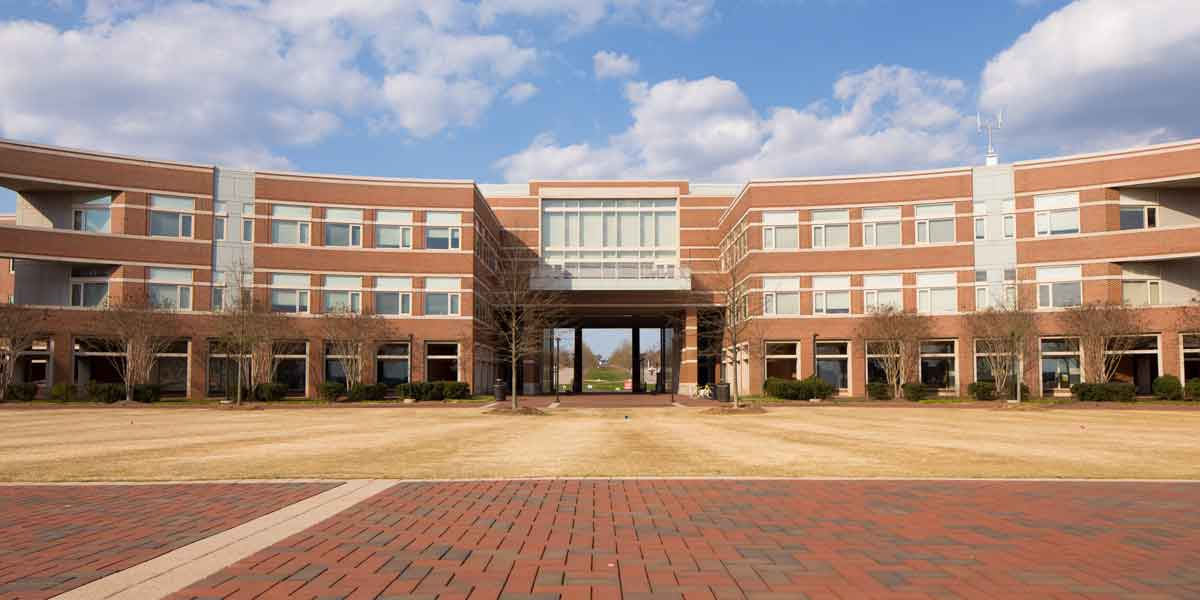
%> input picture ncsu.jpg, 1200 x 600 px
$ octave Extra_Credit_Part.m   (GNU Octave 9; MATLAB toolbox functions it lacks are replaced by stand-ins)
%> lines starting %> are read from the running program, lines starting %| are printed output that depends on the picture; long printed decimals are rounded
%Topics in Data Science Project1
%Project Name:Image Compression via Clustering
%Project Members:
%Kalyan Ghosh(kghosh)
%Bhargav(bmysore)
close all;

clc;
%1.Loading the image(View of the EB):
I=imread('ncsu.jpg');
%> I is the input picture: size 600x1200x3 uint8; mean R, G, B 164.4, 141.4, 130.4
% figure(1),
% imshow(I);
% title('Original Input RGB Image');

%Converting to gray image from RGB:
rgbI=rgb2gray(I);
% figure(2),
% imshow(rgbI);
% title('Gray Image');


%Processinng the image to get the correct dimensions
%Getting the dimension of the gray image:
[M,N]=size(rgbI);
%> M = 600; N = 1200

%Reshaping the image to dimensions M=512,N=2*512:
J=imresize(rgbI,[512,2*512]);
J1=imresize(rgbI,[512,2*512]);
[m,n]=size(J);
%> m = 512; n = 1024


%Selecting a good subset of the image:
p=[100:300];
q=[420:600];

subset=J(p,q,:);
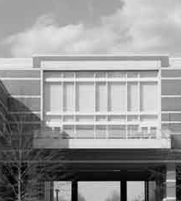
%> subset: size 201x181 uint8; min 0, max 252, mean 150.4
% [5 lines of commented-out code are left out]
hor_dim=2;
ver_dim=2;

%Initializing x_new parameterized matrix:
xnew=zeros(hor_dim*ver_dim,(m*n)/(hor_dim*ver_dim));
[a,b]=size(xnew);
%> a = 4; b = 131072

k=1;
%Looping through the image and storing the patches in rows
%of xnew.Note:Each Row of xnew stores the pixel of a patche and there are
%N number of such patches
for i=1:hor_dim:m
    for j=1:ver_dim:n
        patch=J(i:i+hor_dim-1,j:j+ver_dim-1);
        xnew(:,k)=patch(:);
        k=k+1;
    end
end
%> after the loop, k = 131073

xtranspose=xnew(:);
%disp(length(xtranspose))
%disp(xnew);
%Applying KMeans Clustering on the


    [idx,C]=kmeans(xtranspose,16);
%> C = [124.6; 39.25; 221.6; 179.3; 94.61; 234.6; 76.52; 198.4; 155.5; 15.31; 111.3; 58.83; 208.9; 188.9; 142.8; 167.6]
    codebook=C(:);
%> codebook has the same summary as C

    %Averaging along each row of the Code Book
    %CodeBook=mean(C,2);
    %disp(C)
    %disp(idx);
    %disp(CodeBook);

    %Now running Vector Quantization
    %Replacing the patch with the cluster centroid to which it belongs

   a=1;
   for i=1:hor_dim:m
      for j=1:ver_dim:n
        patch=J(i:i+hor_dim-1,j:j+ver_dim-1);
        cluster_number=idx(a);
        cluster_mean=C(cluster_number);
        J(i:i+hor_dim-1,j:j+ver_dim-1)=cluster_mean;
        a=a+(hor_dim*ver_dim);
      end
  end
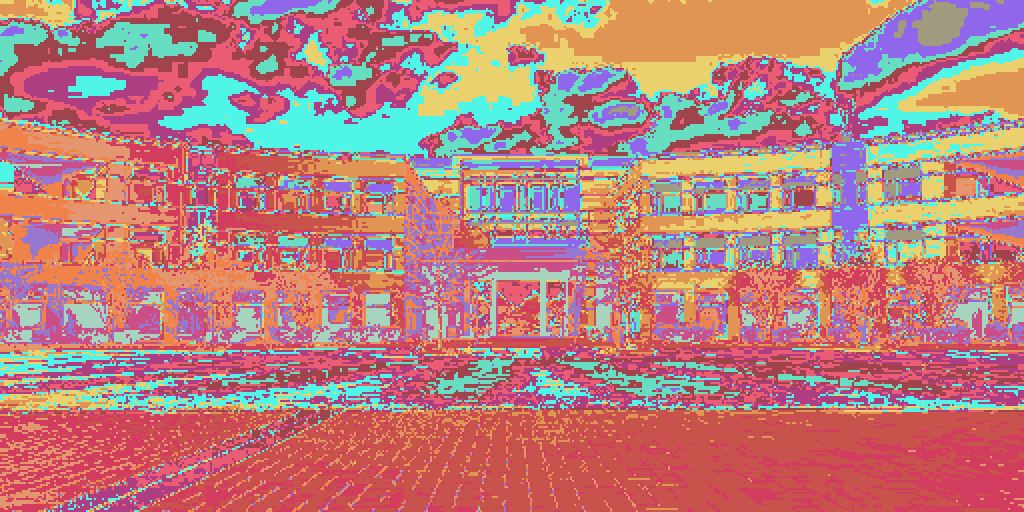
%> J: size 512x1024 uint8; 16 distinct labels, from 15 to 235; one colour per label, 0 black
%> after the loop, a = 524289
   err=J1-J;
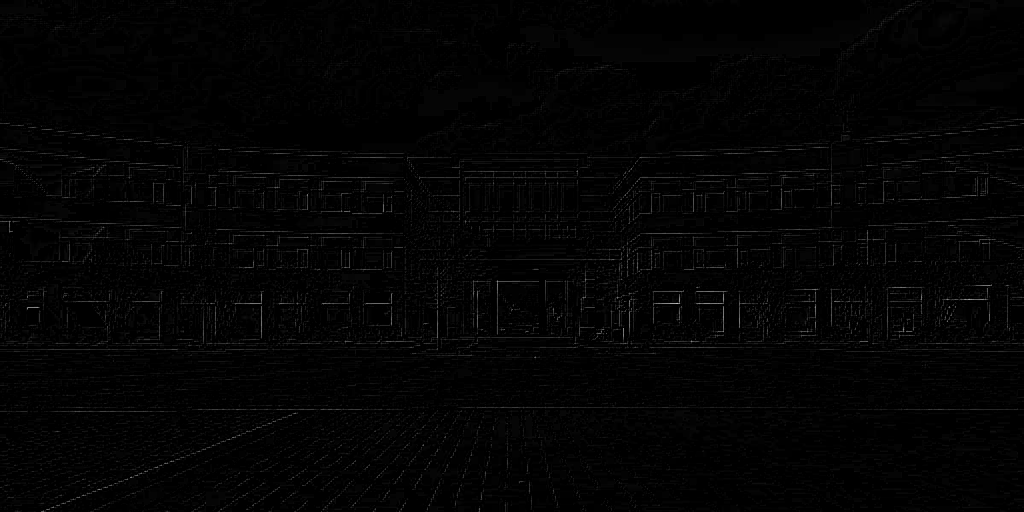
%> err: size 512x1024 uint8; min 0, max 189, mean 3.4
   error=((1/(m*n))*(sum(sum(err.^2))));
%> error = 24.24
   fprintf('Error of Training Data for R=1 and P=2 is =%f \n',error)
%| Error of Training Data for R=1 and P=2 is =24.238
   imshow(J)

   %*********************************************************************

I2=imread('hunt.png');
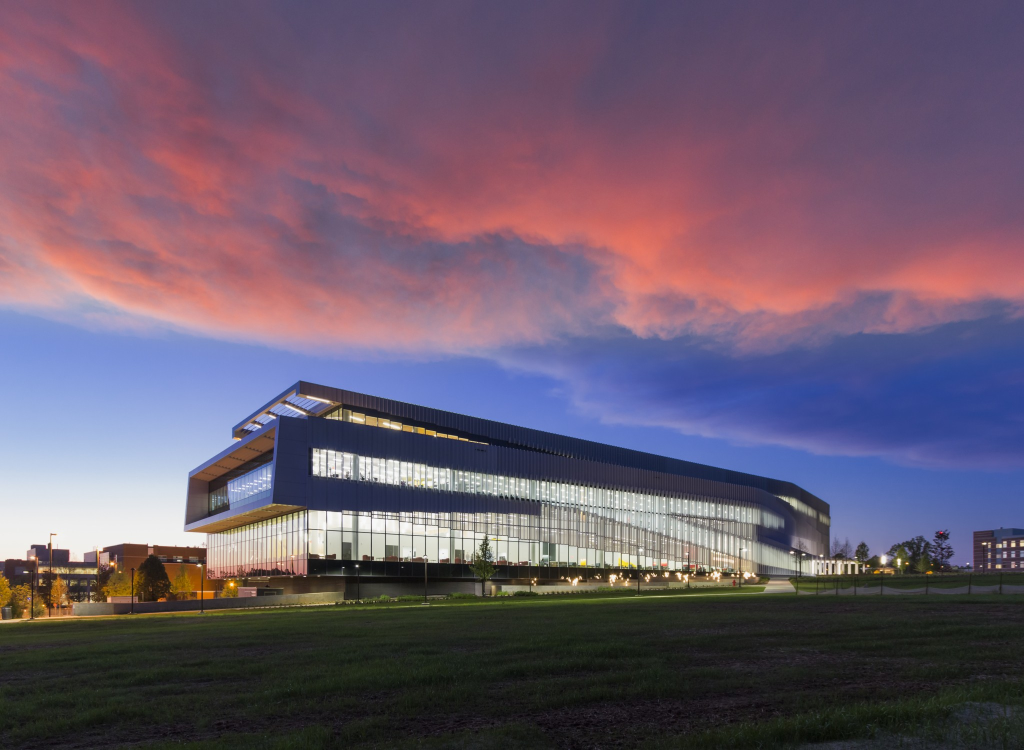
%> input picture hunt.png, 2048 x 1500 px (shown at 1/2 size)
%> I2 is the input picture: size 1500x2048x3 uint8; mean R, G, B 106.8, 90.7, 109.1
rgbI2=rgb2gray(I2);
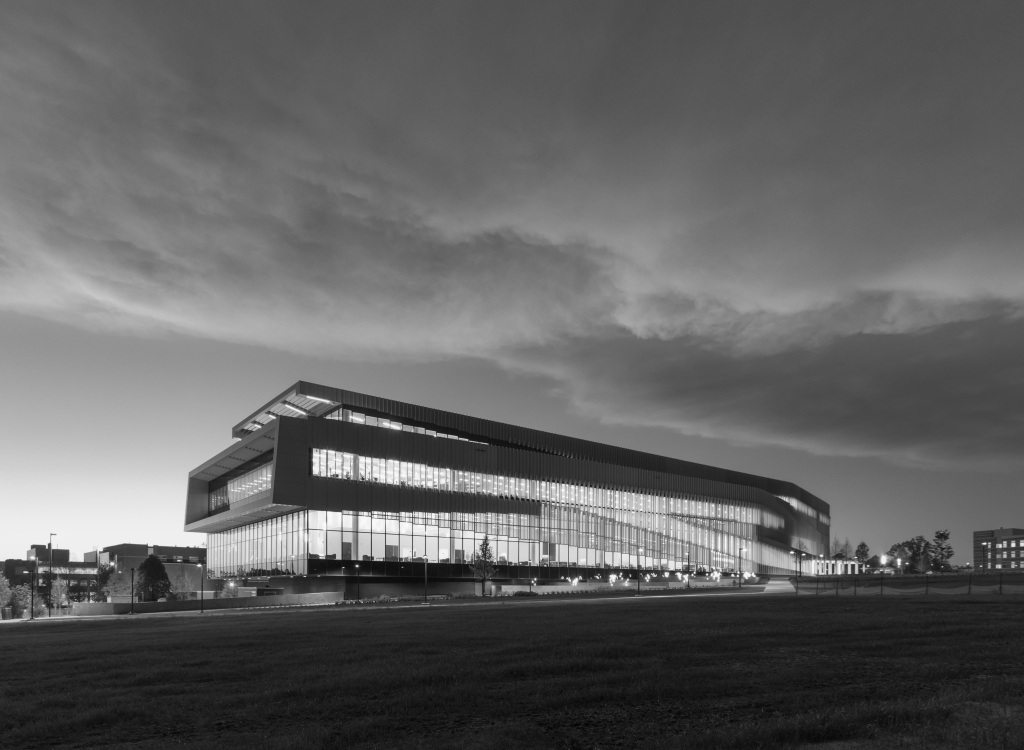
%> rgbI2: size 1500x2048 uint8 (shown at 1/2 size); min 1, max 255, mean 97.6
J2=imresize(rgbI2,[512,2*512]);
J2_temp=imresize(rgbI2,[512,2*512]);
[m1,n1]=size(J2);
%> m1 = 512; n1 = 1024

p1=[100:300];
q1=[420:600];

xnew1=zeros(hor_dim*ver_dim,(m*n)/(hor_dim*ver_dim));
[a1,b1]=size(xnew1);
%> a1 = 4; b1 = 131072

%Running K Means on the new image and replacing the Cluster Means with the
%entries we have from the training data


k=1;
%Looping through the image and storing the patches in rows
%of xnew.Note:Each Row of xnew stores the pixel of a patch and there are
%MN/P^2 number of such patches
for i=1:hor_dim:m1
    for j=1:ver_dim:n1
        patch=J2(i:i+hor_dim-1,j:j+ver_dim-1);
        xnew1(:,k)=patch(:);
        k=k+1;
    end
end

%disp(xnew)
xtranspose1=xnew1(:);
%disp(length(xtranspose1))

[idx1]=kmeans(xtranspose1,16);

a=1;
for i=1:hor_dim:m
    for j=1:ver_dim:n
        patch=J2(i:i+hor_dim-1,j:j+ver_dim-1);
        cluster_number=idx1(a);
        cluster_mean=codebook(cluster_number);
        J2(i:i+hor_dim-1,j:j+ver_dim-1)=cluster_mean;
        a=a+(hor_dim*ver_dim);
    end
end
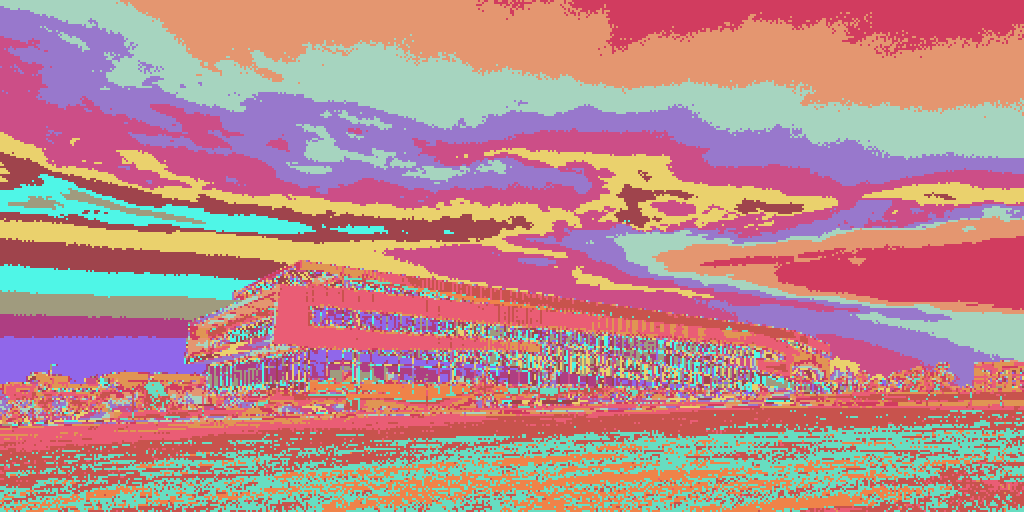
%> J2: size 512x1024 uint8; 16 distinct labels, from 15 to 235; one colour per label, 0 black
err1=J2-J2_temp;
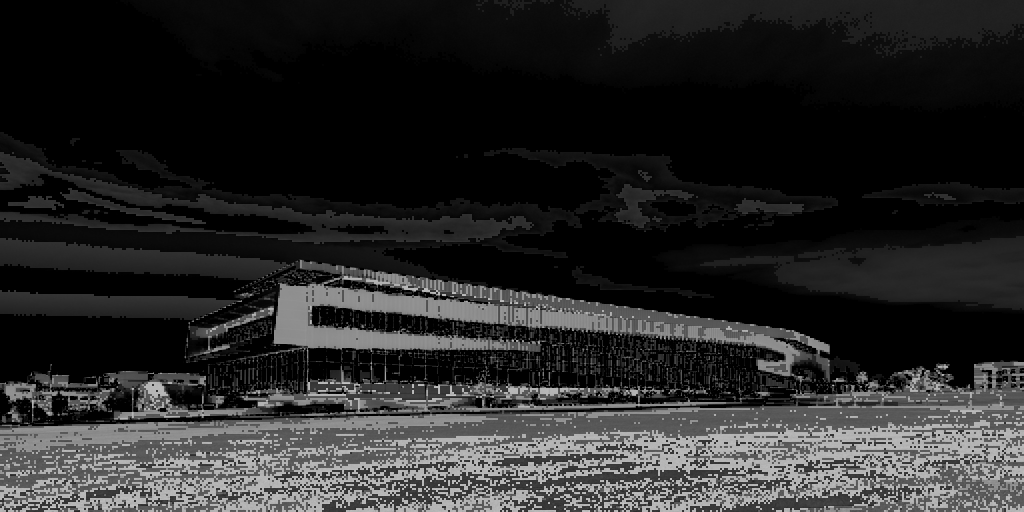
%> err1: size 512x1024 uint8; min 0, max 202, mean 39.3
   error=((1/(m*n))*(sum(sum(err1.^2))));
%> error = 124.4
   fprintf('Error of Test Data for R=1 and P=2 is =%f \n',error)
%| Error of Test Data for R=1 and P=2 is =124.389
imshow(I2)
